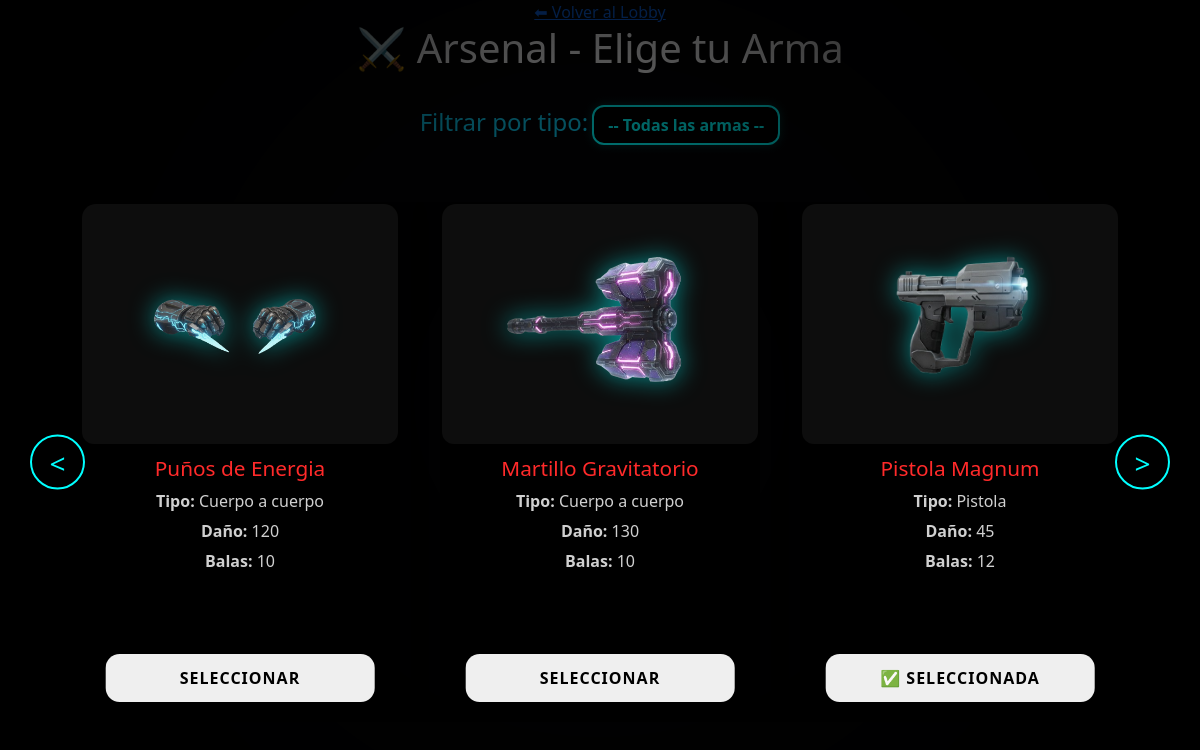
Screenshot of /armas_selecciona_juego.php (signed in) with the database file from the repository.
### tables this page shows
CREATE TABLE `weapons` (
  `id_weapons` int(11) NOT NULL,
  `name` varchar(80) DEFAULT NULL,
  `subtype` varchar(80) DEFAULT NULL,
  `bullets` int(11) DEFAULT NULL,
  `damage` int(11) DEFAULT NULL,
  `image_url` varchar(255) DEFAULT NULL,
  `level_arm` int(11) DEFAULT NULL,
  `id_damage_body` int(11) DEFAULT NULL,
  `id_type` int(11) DEFAULT NULL
);

### armas_selecciona_juego.php (the view, shortened to what this page needs)
<?php
$db = new Database();
$con = $db->conectar();
$username = $_SESSION['usuario'];
$selected_type = isset($_GET['id_type']) ? intval($_GET['id_type']) : 0;
if ($selected_type > 0) {
    $query = $con->prepare("SELECT * FROM weapons WHERE id_type = ?");
    $query->execute([$selected_type]);
} else {
    $query = $con->prepare("SELECT * FROM weapons");
    $query->execute();
}
$weapons = $query->fetchAll(PDO::FETCH_ASSOC);
$stmt = $con->prepare("SELECT id_weapons FROM users WHERE username = ?");
$stmt->execute([$username]);
$currentWeapon = $stmt->fetchColumn();
?>
<!DOCTYPE html>
<html lang="es">
<head>
  <link rel="stylesheet" href="../../controller/bootstrap/css/bootstrap.min.css">
  <link rel="stylesheet" href="../../css/weapons.css">
</head>
<body class="background">
  <div class="volver-container top-left">
    <a href="lobby.php" class="volver-btn">⬅ Volver al Lobby</a>
  </div>
  <h1 class="titulo">⚔️ Arsenal - Elige tu Arma</h1>
  <div class="container my-4 text-center">
    <form method="GET" class="d-inline-block">
      <label for="id_type" class="form-label fs-4 text-info">Filtrar por tipo:</label>
      <select name="id_type" id="id_type" class="form-select d-inline-block w-auto" onchange="this.form.submit()">
        <option value="0">-- Todas las armas --</option>
      </select>
    </form>
  </div>
  <div class="character-slider">
    <button class="slider-btn prev-btn" id="prev-btn">&lt;</button>
    <div class="slider-viewport">
      <div class="avatars-container" id="weapons-container">
        <?php if (empty($weapons)): ?>
          <div class="text-center text-light">
            <h3>⚠️ No hay armas disponibles para esta categoría.</h3>
          </div>
        <?php else: ?>
          <?php foreach ($weapons as $weapon): ?>
            <div class="character-card <?= ($weapon['id_weapons'] == $currentWeapon) ? 'selected' : '' ?>">
              <div class="weapon-img-container">
                <img src="../../img/armas/<?= htmlspecialchars($weapon['image_url']) ?>"
                     alt="<?= htmlspecialchars($weapon['name']) ?>"
                     class="weapon-img">
              </div>
              <h3><?= htmlspecialchars($weapon['name']) ?></h3>
              <p><strong>Tipo:</strong> <?= htmlspecialchars($weapon['subtype']) ?></p>
              <p><strong>Daño:</strong> <?= htmlspecialchars($weapon['damage']) ?></p>
              <p><strong>Balas:</strong> <?= htmlspecialchars($weapon['bullets']) ?></p>
              <form method="POST">
                <button type="submit" class="select-btn">
                  <?= ($weapon['id_weapons'] == $currentWeapon) ? '✅ Seleccionada' : 'Seleccionar' ?>
                </button>
              </form>
            </div>
          <?php endforeach; ?>
        <?php endif; ?>
      </div>
    </div>
    <button class="slider-btn next-btn" id="next-btn">&gt;</button>
  </div>
</body>
</html>

### css/weapons.css (style rules this page uses)
.background { background-color: #040406; background-image: url("../img/armas/body_weapons.png"); background-position: center; background-size: cover; background-repeat: no-repeat; background-attachment: fixed; min-height: 100vh; font-family: 'Orbitron', 'Segoe UI', Tahoma, sans-serif; color: #fff; display: flex; flex-direction: column; align-items: center; position: relative; overflow-x: hidden; }
.background::before { content: ""; position: absolute; inset: 0; background: radial-gradient(circle at center, rgba(0,0,0,0.3), rgba(0,0,0,0.85) 70%); z-index: 0; }
.form-select { background: rgba(0,0,0,0.75); color: cyan; border: 2px solid cyan; border-radius: 12px; padding: 6px 14px; font-weight: 600; box-shadow: 0 0 10px rgba(0,255,255,0.2); transition: 0.3s ease; }
.character-slider { z-index: 2; display: flex; justify-content: center; align-items: center; width: 100%; margin-top: 30px; padding: 0 40px; position: relative; }
.slider-viewport { width: 100%; max-width: 1200px; overflow: hidden; display: flex; justify-content: center; position: relative; }
.avatars-container { display: flex; gap: 40px; align-items: stretch; transition: transform 0.6s ease; will-change: transform; }
.character-card { background: rgba(0,0,0,0.8); border: 2px solid transparent; border-radius: 16px; width: 320px; min-height: 520px; text-align: center; box-shadow: 0 8px 25px rgba(0,0,0,0.6); transition: transform 0.4s ease, box-shadow 0.3s ease; position: relative; overflow: hidden; opacity: 0; animation: slideUp 0.8s ease forwards; }
.weapon-img-container { height: 240px; display: flex; justify-content: center; align-items: center; background: rgba(255,255,255,0.05); border-radius: 12px; overflow: hidden; }
.weapon-img { max-width: 80%; transition: transform 0.4s ease; filter: drop-shadow(0 0 12px rgba(0,255,255,0.5)); }
.character-card h3 { color: #ff2a2a; margin-top: 12px; font-size: 1.3rem; }
.character-card p { color: #d0d0d0; margin: 6px 0; }
.select-btn { position: absolute; bottom: 18px; left: 50%; transform: translateX(-50%); width: 85%; padding: 12px 20px; border: none; border-radius: 14px; font-weight: bold; text-transform: uppercase; letter-spacing: 1px; font-size: 1rem; transition: all 0.35s ease; cursor: default; box-shadow: 0 0 12px rgba(0,0,0,0.6); }
.slider-btn { position: absolute; top: 50%; transform: translateY(-50%); background: rgba(0,0,0,0.8); border: 2px solid cyan; color: cyan; font-size: 28px; border-radius: 50%; cursor: pointer; width: 55px; height: 55px; display: flex; justify-content: center; align-items: center; transition: all 0.3s ease; z-index: 5; }
.prev-btn { left: 30px; }
.next-btn { right: 30px; }

### rows the page displays
weapons: image_url (picture), name "Puños de Energia", subtype "Cuerpo a cuerpo", damage "120", bullets "10", shows "SELECCIONAR"
weapons: image_url (picture), name "Martillo Gravitatorio", subtype "Cuerpo a cuerpo", damage "130", bullets "10", shows "SELECCIONAR"
weapons: image_url (picture), name "Pistola Magnum", subtype "Pistola", damage "45", bullets "12", shows "✅ SELECCIONADA"
